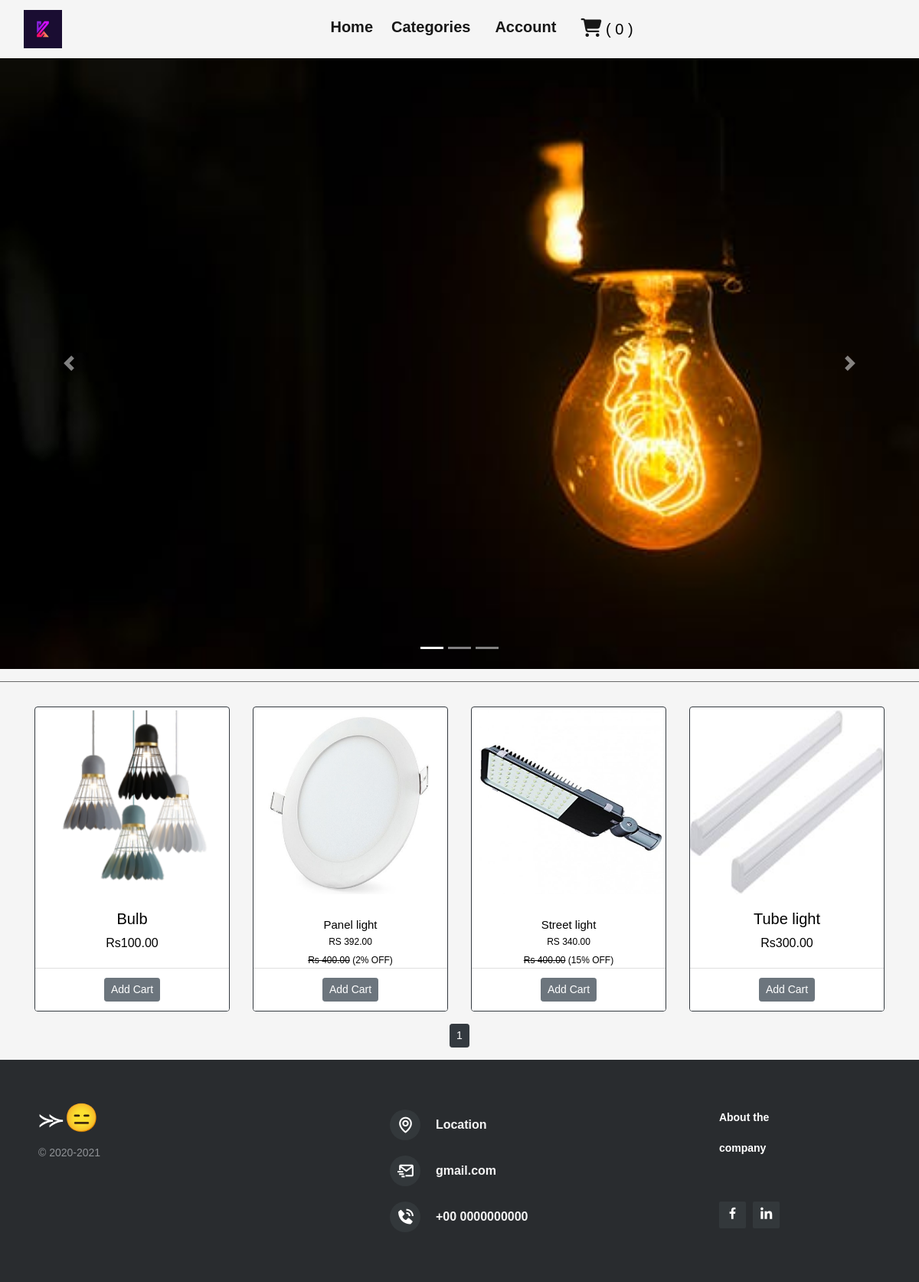
The page / on the database its author committed.
### src/products/models.py (models this page shows, shortened)
class Sliders(db.Model):
    id = db.Column(db.Integer, primary_key=True)
    slide_image_1 = db.Column(db.String(150), nullable=False, default='image1.jpg')
    slide_image_2 = db.Column(db.String(150), nullable=False, default='image2.jpg')
    slide_image_3 = db.Column(db.String(150), nullable=False, default='image3.jpg')

class Addproduct(db.Model):
    id = db.Column(db.Integer, primary_key=True)
    name = db.Column(db.String(80), nullable=False)
    price = db.Column(db.Numeric(10, 2), nullable=False)
    discount = db.Column(db.Integer, default=0)
    colors = db.Column(db.Text(20), nullable=False,default='none')
    desc = db.Column(db.Text(200), nullable=False)
    model = db.Column(db.String(80), nullable=False)
    watt = db.Column(db.Integer, nullable=False, default=0)
    cutout = db.Column(db.String(80), nullable=False, default="XX*XX")
    outer = db.Column(db.String(80), nullable=False, default="00*00")
    height = db.Column(db.String(80), nullable=False, default=1)
    stock = db.Column(db.Integer, nullable=False, default="Yes")
    pub_date = db.Column(db.DateTime, nullable=False, default=datetime.utcnow)
    category_id = db.Column(db.Integer, db.ForeignKey('category.id'), nullable=False)
    category = db.relationship('Category', backref=db.backref('categories', lazy=True))
    image_1 = db.Column(db.String(150), nullable=False,default='image.jpg')
    image_2 = db.Column(db.String(150), nullable=False,default='image.jpg')
    image_3 = db.Column(db.String(150), nullable=False,default='image.jpg')

### src/products/routes.py (the view)
@app.route('/')
def index():
    page = request.args.get('page', 1, type=int)
    products = Addproduct.query.filter(Addproduct.stock > 0).order_by(Addproduct.id.desc()).paginate(page=page,
                                                                                                     per_page=8)
    return render_template('products/index.html', products=products, categories=categories(), sliders=sliders())

### src/products/routes.py (called while the page is built)
def categories():
    categories = Category.query.join(Addproduct, (Category.id == Addproduct.category_id)).all()
    return categories

def sliders():
    slider_images = Sliders.query.all()
    print('slider_images: ', slider_images)
    return slider_images

### src/templates/products/index.html (shortened to what this page needs)
{% extends 'layout.html' %}
{% block content %}
{% include 'navbar.html' %}
<div class="container-flu1d0] mt-0.05">
	<div id="carouselExampleIndicators" class="carousel slide" data-ride="carousel">
		<ol class="carousel-indicators">
			<li data-target="#carouselExampleIndicators" data-slide-to="0" class="active"></li>
			<li data-target="#carouselExampleIndicators" data-slide-to="1"></li>
			<li data-target="#carouselExampleIndicators" data-slide-to="2"></li>
		</ol>
		<div class="carousel-inner">
			{% for slider in sliders %}
			<div class="carousel-item active">
				<img src="{{url_for('static',filename='images/'+slider.slide_image_1)}}" class="d-block w-100"
					alt="image-1" width="100%" height="50rem">
			</div>
			{% endfor %}
		</div>
		<a class="carousel-control-prev" href="#carouselExampleIndicators" role="button" data-slide="prev">
			<span class="carousel-control-prev-icon" aria-hidden="true"></span>
		</a>
		<a class="carousel-control-next" href="#carouselExampleIndicators" role="button" data-slide="next">
			<span class="carousel-control-next-icon" aria-hidden="true"></span>
		</a>
	</div>
</div>
<hr style=" border-top: 1px solid #696969;">
<div class="container">
	<div class="row">
		{% if category_pages %}
		{% for category in category_pages.items %}
		<div class="col-md-3 mt-3">
			<div class="card border border-dark" style="background-color: white;">
				<a href="{{url_for('product_detail',id=category.id)}}"><img
						src="{{url_for('static',filename='images/'+category.image_1)}}" alt="{{category.name}}"
						class="card-img-top" style="background-color: white;" height="240"></a>
				<div class="card-body " style="background-color: white; height: 6rem;">
					{% if category.discount > 0 %}
					{% set new_dis = "%0.2f" | format((category.price
					|float)-(category.discount/100)*category.price|float) %}
					<h5 class="text-center"
						style="color: black ; font-size: 15px; margin-top: 11px; margin-bottom: 2px;">
						{{category.name}}</h5>
					<h5 class="text-center" style="color: black; font-size: 12px; margin-top: 6px;"> Rs {{new_dis}}
					</h5>
					<p class="text-center" style="color: black ; font-size: 12px;"> <strike>Rs
							{{category.price}}</strike> ({{category.discount}}% OFF)</p>
					{% else %}
					<h5 class="text-center" style="color: black ;">{{category.name}}</h5>
					<p class="text-center" style="color: black ;"> Rs {{category.price}}</p>
					{% endif %}
				</div>
				<div class="card-footer" style="background-color: white; height: 3.5rem; ">
					<!-- <a href="{{url_for('product_detail',id=category.id)}}"
						class="float-left btn btn-sm btn-dark">Details</a> -->
					<form action="{{url_for('AddCart')}}" method="POST">
						<input type="hidden" name="product_id" value="{{category.id}}">
						<button type="submit" class="btn btn-sm btn-secondary mx-auto d-block">Add Cart</button>
						<input type="hidden" name="quantity" id="" value="1">
					</form>
				</div>
			</div>
		</div>
		{% endfor %}
	</div>
	<div class="row">
		<div class="col text-center">
			{% if category_pages.has_prev %}
			<a href="{{url_for('add_category',id=category.id,page=category_pages.prev_num)}}"
				class="btn btn-outline-dark btn-sm mt-3">Previus</a>
			{% endif %}
			{% if category_pages.total > 3 %}
			{% for page_num in category_pages.iter_pages(left_edge=1, right_edge=2, left_current=1, right_current=2)
			%}
			{% if page_num %}
			{% if category_pages.page == page_num %}
			<a href="{{url_for('categories',id=category.id,page=page_num)}}"
				class="btn btn-dark btn-sm mt-3">{{page_num}}</a>
			{% else %}
			<a href="{{url_for('add_category',id=category.id,page=page_num)}}"
				class="btn btn-outline-dark btn-sm mt-3">{{page_num}}</a>
			{% endif %}
			{% else %}
			...
			{% endif %}
			{% endfor %}
			{% endif %}
			{% if category_pages.has_next %}
			<a href="{{url_for('add_category',id=category.id,page=category_pages.next_num)}}"
				class="btn btn-outline-dark btn-sm mt-3">Next</a>
			{% endif %}
		</div>
	</div>
</div>
<div class="home-prodect">
	<div class="row">
		{% else %}
		{% for product in products.items %}
		<div class="col-md-3 mt-3">
			<div class="card border border-dark" style="background-color: white;">
				<a href="{{url_for('product_detail',id=product.id)}}"> <img
						src="{{url_for('static',filename='images/'+product.image_1)}}" alt="{{product.name}}"
						class="card-img-top mt-1" style="background-color: white;" height="240"> </a>
				<div class="card-body " style="background-color: white; height: 6rem;">
					{% if product.discount > 0 %}
					{% set new_dis = "%0.2f" | format((product.price
					|float)-(product.discount/100)*product.price|float) %}
					<h5 class="text-center"
						style="color: black ; font-size: 15px; margin-top: 11px; margin-bottom: 2px;">
						{{product.name}}</h5>
					<h5 class="text-center" style="color: black; font-size: 12px; margin-top: 6px;"> RS
						{{new_dis}}
					</h5>
					<p class="text-center" style="color: black ; font-size: 12px;"> <strike>Rs
							{{product.price}}</strike> ({{product.discount}}% OFF)</p>
					{% else %}
					<h5 class="text-center" style="color: black ;">{{product.name}}</h5>
					<p class="text-center" style="color: black ;">Rs{{product.price}}</p>
					{% endif %}
				</div>
				<div class="card-footer" style="background-color: white; height: 3.5rem;">
					<form action="{{url_for('AddCart')}}" method="POST">
						<button type="submit" class="btn btn-sm btn-secondary mx-auto d-block ">Add
							Cart</button>
					</form>
				</div>
			</div>
		</div>
		{% endfor %}
	</div>
	<div class="row">
		<div class="col text-center">
			{% if products.total > 2 %}
			{% for page_num in products.iter_pages(left_edge=1, right_edge=2, left_current=1, right_current=2)
			%}
			{% if page_num %}
			{% if products.page == page_num %}
			<a href="{{url_for('index',page=page_num)}}" class="btn btn-dark btn-sm mt-3">
				{{page_num}}</a>
			{% else %}
			<a href="{{url_for('index',page=page_num)}}" class="btn btn-outline-dark btn-sm mt-3">{{page_num}}</a>
			{% endif %}
			{% else %}
			...
			{% endif %}
			{% endfor %}
			{% endif %}
		</div>
	</div>
	{% endif %}
</div>
{% include 'footer.html' %}
{% endblock content%}

### src/templates/layout.html (shortened to what this page needs)
<!DOCTYPE html>
<html lang="en">
  <head>
    <link rel="stylesheet" href="https://cdnjs.cloudflare.com/ajax/libs/font-awesome/4.7.0/css/font-awesome.min.css">
    <link rel="stylesheet" href="https://cdnjs.cloudflare.com/ajax/libs/ionicons/2.0.1/css/ionicons.min.css">
    <link rel="stylesheet" href="{{url_for('static',filename='css/bootstrap.min.css')}}" >
    <link rel="stylesheet" href="{{url_for('static',filename='css/custom.css')}}" >
    <link href="https://unpkg.com/boxicons@2.0.7/css/boxicons.min.css" rel="stylesheet" />
  </head>
  <body>
   {% block content %}
   {% endblock content %}
  </body>
</html>

### src/templates/navbar.html (shortened to what this page needs)
<nav class="navbar navbar-expand-lg navbar-black bg-lite bg- justify-content-center">
  <div class="container-fluid ">
    <a class="navbar-brand" href="/"><img src="{{url_for('static',filename='logos/sharp.jpg')}}" width="50"
        height="50" alt="logo.png" style="opacity: 0.95;">
    </a>
    <div class="collapse navbar-collapse text-center" id="navbarSupportedContent">
      <ul class="navbar-nav mr-auto" style="margin: 0 auto;">
        <li class="nav-item dropdown ">
          <a style="color: black;" class="navbar-brand" href="/">
            <b style="opacity: 0.9;">Home</b></a>
        </li>
        <li class="nav-item dropdown">
          <a style="color:black; " class="nav-link navbar-brand" href="#" id="navbarDropdown" role="button"
            data-toggle="dropdown" aria-haspopup="true" aria-expanded="false">
            <b style="opacity: 0.9;">Categories</b>
          </a>
        </li>
        {% if current_user.is_authenticated %}
        {% if session['is_admin'] %}
        <li class="nav-item dropdown">
          <a style="color: black;" class="nav-link navbar-brand" href="#" id="navbarDropdown" role="button"
            data-toggle="dropdown" aria-haspopup="true" aria-expanded="false">
            <b style="opacity: 0.9;">Admin</b>
          </a>
          <div class="dropdown-menu " aria-labelledby="navbarDropdown" style="background-color:white;">
            <a class="dropdown-item text-black" href="{{url_for('dashboard_users',name='admin')}}"
              class="navbar-brand">
              <i style="font-size: 18px; margin-right: 5px;" class="fa fa-user-circle" aria-hidden="true"></i> Profile
            </a>
            <a class="dropdown-item text-black" href="{{url_for('dashboard')}}" class="navbar-brand">
              <i style="font-size: 16px; margin-right: 5px;" class="fa fa-bars" aria-hidden="true"></i> Dashboard
            </a>
            <a class="dropdown-item text-black" href="{{url_for('update_admin_profile')}}" class="navbar-brand">
              <i style="font-size: 16px; margin-right: 5px;" class="fas fa-user-edit" aria-hidden="true"></i> Update
              Profile
            </a>
            <a class="dropdown-item text-black" href="{{url_for('logout')}}" class="navbar-brand">
              <i style="font-size: 16px; margin-right: 5px;" class="fas fa-sign-out-alt" aria-hidden="true"></i> LogOut
            </a>
          </div>
        </li>
        {% else %}
        <li class="nav-item dropdown">
          <a style="color: black;" class="nav-link navbar-brand" href="#" id="navbarDropdown" role="button"
            data-toggle="dropdown" aria-haspopup="true" aria-expanded="false">
            <b style="opacity: 0.9;">Account</b>
          </a>
          <div class="dropdown-menu" aria-labelledby="navbarDropdown" style="background-color: white;">
            <a class="dropdown-item text-black" href="{{url_for('customer_profile')}}" class="navbar-brand">
              <i style="font-size: 18px; margin-right: 5px;" class="fa fa-user-circle" aria-hidden="true"></i> Profile
            </a>
            <a class="dropdown-item text-black" href="{{url_for('update_customer_profile')}}"
              class="navbar-brand">
              <i style="font-size: 16px; margin-right: 5px;" class="fas fa-user-edit" aria-hidden="true"></i> Update
              Profile
            </a>
            <a class="dropdown-item text-black" href="{{url_for('logout')}}" class="navbar-brand">
              <i style="font-size: 16px; margin-right: 5px;" class="fas fa-sign-out-alt" aria-hidden="true"></i> LogOut
            </a>
          </div>
        </li>
        {% endif %}
        {% else %}
        <li class="nav-item dropdown">
          <a style="color: black;" class="nav-link navbar-brand" href="#" id="navbarDropdown" role="button"
            data-toggle="dropdown" aria-haspopup="true" aria-expanded="false">
            <b style="opacity: 0.9;">Account</b>
          </a>
        </li>
        {% endif %}
        <div class="box" style="font-size: 20px;">
          <a style="color: black;" class="nav-link" href="{{url_for('getCart')}}" tabindex="-1"><i
              class="fa fa-shopping-cart"  style="font-size: 24px; opacity: 0.9;" aria-hidden="true"></i>
           ( {{session['cart']|length}} )
          </a>
        </div>
      </ul>
    </div>
  </div>
</nav>

### src/templates/footer.html (shortened to what this page needs)
 <footer class="footer-distributed mt-3">
    <div class="footer-left">
      <h3>⪼<span>😑</span></h3>
      <p class="footer-company-name">&copy; 2020-2021</p>
    </div>
    <div class="footer-center">
      <div>
        <i class='bx bx-map'>  </i>
        <p> <a href="#" target="_blank">  Location </p>
      </div>
      <div>
        <i class='bx bx-mail-send'></i>
        <p><a href="#" target="_blank">gmail.com</a></p>
      </div>
      <div>
        <i class='bx bxs-phone-call'></i>
        <p>+00 0000000000</p>
      </div>
    </div>
    <div class="footer-right">
      <p class="footer-company-about">
        <span>About the company</span>
      </p>
      <div class="footer-icons">
        <a href="#"><i class='bx bxl-facebook'></i></a>
        <a href="#"><i class='bx bxl-linkedin'></i></a>
      </div>
    </div>
  </footer>

### src/static/css/custom.css (style rules this page uses)
body { background-color: whitesmoke !important; }
.carousel-item img { max-width: 100%; height: 100%; }
.footer-distributed { background-color: #292c2f !important; box-shadow: 0 1px 1px 0 rgba(0, 0, 0, 0.12); box-sizing: border-box; width: 100%; text-align: left; font: bold 16px sans-serif; padding: 55px 50px; }
.footer-distributed .footer-left, .footer-distributed .footer-center, .footer-distributed .footer-right { display: inline-block; vertical-align: top; }
.footer-distributed .footer-left { width: 40%; }
.footer-distributed h3 { color: #ffffff; font: normal 36px "Cookie", cursive; margin: 0; }
.footer-distributed h3 span { color: #5383d3; }
.footer-distributed .footer-company-name { color: #8f9296; font-size: 14px; font-weight: normal; margin: 0; }
.footer-distributed .footer-center { width: 40%; }
.footer-distributed .footer-center i { background-color: #33383b; color: #ffffff; font-size: 25px; width: 40px; height: 40px; border-radius: 50%; text-align: center; line-height: 42px; margin: 10px 15px; vertical-align: middle; }
.footer-distributed .footer-center p { display: inline-block; color: whitesmoke; vertical-align: middle; margin: 0; margin-right: 5px; }
.footer-distributed .footer-center p a { color: whitesmoke; text-decoration: none; }
.footer-distributed .footer-right { width: 10%; }
.footer-distributed .footer-company-about { line-height: 40px; color: #92999f; font-size: 15px; font-weight: normal; margin: 0; }
.footer-distributed .footer-company-about span { display: block; color: #ffffff; font-size: 14px; font-weight: bold; margin-bottom: 20px; }
.footer-distributed .footer-icons { margin-top: 50px; }
.footer-distributed .footer-icons a { display: inline-block; width: 35px; height: 35px; cursor: pointer; background-color: #33383b; border-radius: 2px; font-size: 20px; color: #ffffff; text-align: center; line-height: 35px; margin-right: 5px; margin-bottom: 5px; }
body { background-color: #eaeaea; font-family: "Poppins", sans-serif; }

### rows shown on the page
Sliders: slide_image_1 (picture)
Addproduct: image_1 (picture), name "Bulb", price "100.00"
Addproduct: image_1 (picture), name "Panel light", new_dis "392.00", price "400.00", discount "2"
Addproduct: image_1 (picture), name "Street light", new_dis "340.00", price "400.00", discount "15"
Addproduct: image_1 (picture), name "Tube light", price "300.00"

### other values the page prints
{{ session['cart']|length }} "0"
{{ page_num }} "1"
